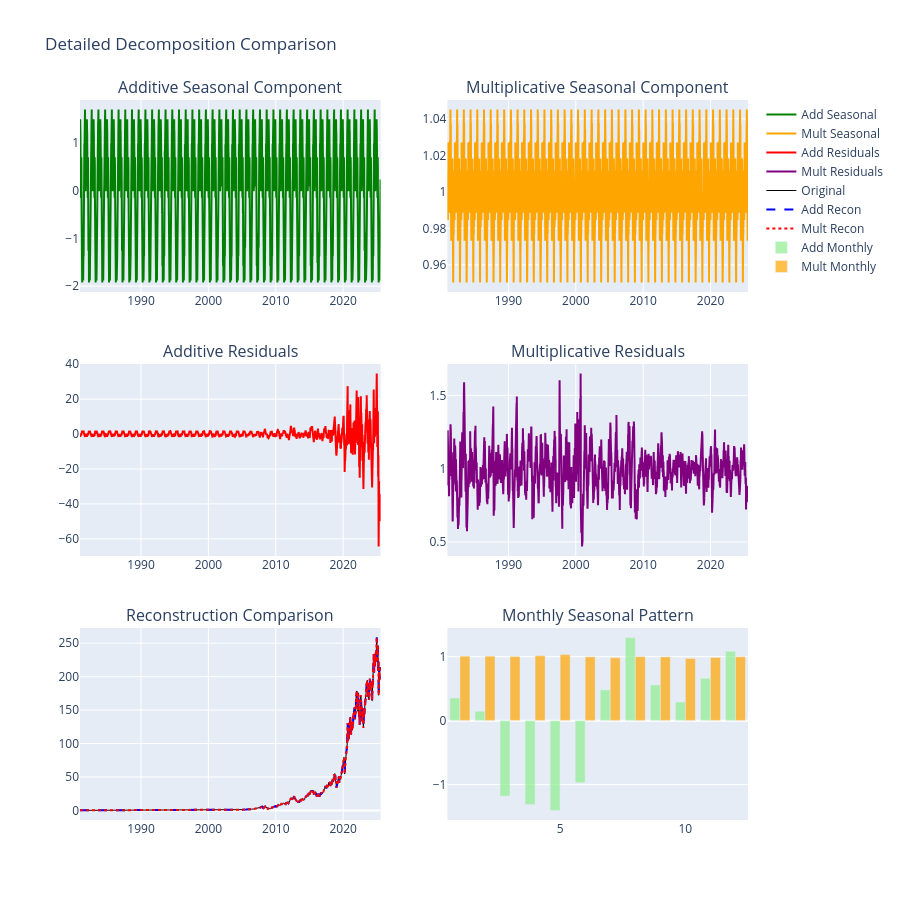

Notebook source saved alongside this figure:
### Code cell
# Tạo visualization so sánh chi tiết
def create_detailed_comparison_plots(decomp_add, decomp_mult, close_prices):
    
    fig = make_subplots(
        rows=3, cols=2,
        subplot_titles=(
            'Additive Seasonal Component', 'Multiplicative Seasonal Component',
            'Additive Residuals', 'Multiplicative Residuals', 
            'Reconstruction Comparison', 'Monthly Seasonal Pattern'
        ),
        vertical_spacing=0.1
    )
    
    # Seasonal components
    fig.add_trace(go.Scatter(x=decomp_add.seasonal.index, y=decomp_add.seasonal.values,
                            mode='lines', name='Add Seasonal', line=dict(color='green')),
                  row=1, col=1)
    
    fig.add_trace(go.Scatter(x=decomp_mult.seasonal.index, y=decomp_mult.seasonal.values,
                            mode='lines', name='Mult Seasonal', line=dict(color='orange')),
                  row=1, col=2)
    
    # Residuals
    fig.add_trace(go.Scatter(x=decomp_add.resid.index, y=decomp_add.resid.values,
                            mode='lines', name='Add Residuals', line=dict(color='red')),
                  row=2, col=1)
    
    fig.add_trace(go.Scatter(x=decomp_mult.resid.index, y=decomp_mult.resid.values,
                            mode='lines', name='Mult Residuals', line=dict(color='purple')),
                  row=2, col=2)
    
    # Reconstruction comparison
    add_recon = decomp_add.trend + decomp_add.seasonal + decomp_add.resid
    mult_recon = decomp_mult.trend * decomp_mult.seasonal * decomp_mult.resid
    
    fig.add_trace(go.Scatter(x=close_prices.index, y=close_prices.values,
                            mode='lines', name='Original', line=dict(color='black', width=1)),
                  row=3, col=1)
    fig.add_trace(go.Scatter(x=add_recon.index, y=add_recon.values,
                            mode='lines', name='Add Recon', line=dict(color='blue', dash='dash')),
                  row=3, col=1)
    fig.add_trace(go.Scatter(x=mult_recon.index, y=mult_recon.values,
                            mode='lines', name='Mult Recon', line=dict(color='red', dash='dot')),
                  row=3, col=1)
    
    # Monthly seasonal patterns
    add_monthly = decomp_add.seasonal.groupby(decomp_add.seasonal.index.month).mean()
    mult_monthly = decomp_mult.seasonal.groupby(decomp_mult.seasonal.index.month).mean()
    
    months = list(range(1, 13))
    fig.add_trace(go.Bar(x=months, y=add_monthly.values, name='Add Monthly',
                        marker_color='lightgreen', opacity=0.7),
                  row=3, col=2)
    fig.add_trace(go.Bar(x=months, y=mult_monthly.values, name='Mult Monthly',
                        marker_color='orange', opacity=0.7),
                  row=3, col=2)
    
    fig.update_layout(height=900, title_text="Detailed Decomposition Comparison")
    fig.write_html(os.path.join(output_dir_result, 'detailed_comparison.html'))
    fig.show()

# Tạo comparison plots
create_detailed_comparison_plots(decomp_add, decomp_mult, close_prices)

### Figure 1 — Plotly figure (JSON) as saved in the notebook; plotly's stock layout.template omitted (floating-point values rounded to 4 significant figures; data arrays with more than 128 entries replaced by an {"elided": "..."} marker saying what was removed)
{"data": [{"line": {"color": "green"}, "mode": "lines", "name": "Add Seasonal", "type": "scatter", "x": {"elided": "11243 str values"}, "xaxis": "x", "y": {"elided": "11243 float values"}, "yaxis": "y"}, {"line": {"color": "orange"}, "mode": "lines", "name": "Mult Seasonal", "type": "scatter", "x": {"elided": "11243 str values"}, "xaxis": "x2", "y": {"elided": "11243 float values"}, "yaxis": "y2"}, {"line": {"color": "red"}, "mode": "lines", "name": "Add Residuals", "type": "scatter", "x": {"elided": "11243 str values"}, "xaxis": "x3", "y": {"elided": "11243 float values"}, "yaxis": "y3"}, {"line": {"color": "purple"}, "mode": "lines", "name": "Mult Residuals", "type": "scatter", "x": {"elided": "11243 str values"}, "xaxis": "x4", "y": {"elided": "11243 float values"}, "yaxis": "y4"}, {"line": {"color": "black", "width": 1}, "mode": "lines", "name": "Original", "type": "scatter", "x": {"elided": "11243 str values"}, "xaxis": "x5", "y": {"elided": "11243 float values"}, "yaxis": "y5"}, {"line": {"color": "blue", "dash": "dash"}, "mode": "lines", "name": "Add Recon", "type": "scatter", "x": {"elided": "11243 str values"}, "xaxis": "x5", "y": {"elided": "11243 float values"}, "yaxis": "y5"}, {"line": {"color": "red", "dash": "dot"}, "mode": "lines", "name": "Mult Recon", "type": "scatter", "x": {"elided": "11243 str values"}, "xaxis": "x5", "y": {"elided": "11243 float values"}, "yaxis": "y5"}, {"marker": {"color": "lightgreen"}, "name": "Add Monthly", "opacity": 0.7, "type": "bar", "x": [1, 2, 3, 4, 5, 6, 7, 8, 9, 10, 11, 12], "xaxis": "x6", "y": [0.3545, 0.1462, -1.18, -1.312, -1.403, -0.9692, 0.4816, 1.298, 0.558, 0.2914, 0.6629, 1.085], "yaxis": "y6"}, {"marker": {"color": "orange"}, "name": "Mult Monthly", "opacity": 0.7, "type": "bar", "x": [1, 2, 3, 4, 5, 6, 7, 8, 9, 10, 11, 12], "xaxis": "x6", "y": [1.008, 1.008, 1.003, 1.015, 1.032, 0.9969, 0.9829, 1.0, 0.9969, 0.9716, 0.9879, 0.9987], "yaxis": "y6"}], "layout": {"annotations": [{"font": {"size": 16}, "showarrow": false, "text": "Additive Seasonal Component", "x": 0.225, "xanchor": "center", "xref": "paper", "y": 1, "yanchor": "bottom", "yref": "paper"}, {"font": {"size": 16}, "showarrow": false, "text": "Multiplicative Seasonal Component", "x": 0.775, "xanchor": "center", "xref": "paper", "y": 1, "yanchor": "bottom", "yref": "paper"}, {"font": {"size": 16}, "showarrow": false, "text": "Additive Residuals", "x": 0.225, "xanchor": "center", "xref": "paper", "y": 0.6333, "yanchor": "bottom", "yref": "paper"}, {"font": {"size": 16}, "showarrow": false, "text": "Multiplicative Residuals", "x": 0.775, "xanchor": "center", "xref": "paper", "y": 0.6333, "yanchor": "bottom", "yref": "paper"}, {"font": {"size": 16}, "showarrow": false, "text": "Reconstruction Comparison", "x": 0.225, "xanchor": "center", "xref": "paper", "y": 0.2667, "yanchor": "bottom", "yref": "paper"}, {"font": {"size": 16}, "showarrow": false, "text": "Monthly Seasonal Pattern", "x": 0.775, "xanchor": "center", "xref": "paper", "y": 0.2667, "yanchor": "bottom", "yref": "paper"}], "height": 900, "title": {"text": "Detailed Decomposition Comparison"}, "xaxis": {"anchor": "y", "domain": [0, 0.45]}, "xaxis2": {"anchor": "y2", "domain": [0.55, 1]}, "xaxis3": {"anchor": "y3", "domain": [0, 0.45]}, "xaxis4": {"anchor": "y4", "domain": [0.55, 1]}, "xaxis5": {"anchor": "y5", "domain": [0, 0.45]}, "xaxis6": {"anchor": "y6", "domain": [0.55, 1]}, "yaxis": {"anchor": "x", "domain": [0.7333, 1]}, "yaxis2": {"anchor": "x2", "domain": [0.7333, 1]}, "yaxis3": {"anchor": "x3", "domain": [0.3667, 0.6333]}, "yaxis4": {"anchor": "x4", "domain": [0.3667, 0.6333]}, "yaxis5": {"anchor": "x5", "domain": [0, 0.2667]}, "yaxis6": {"anchor": "x6", "domain": [0, 0.2667]}}}
